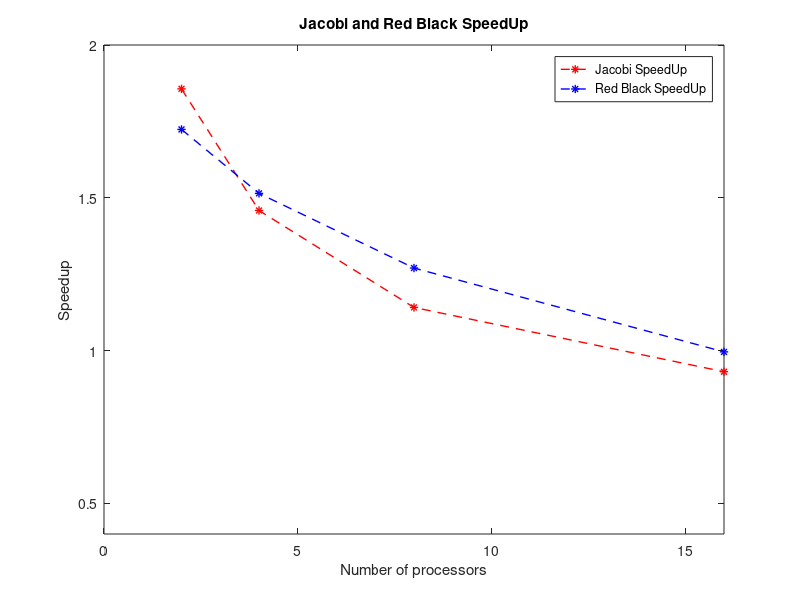
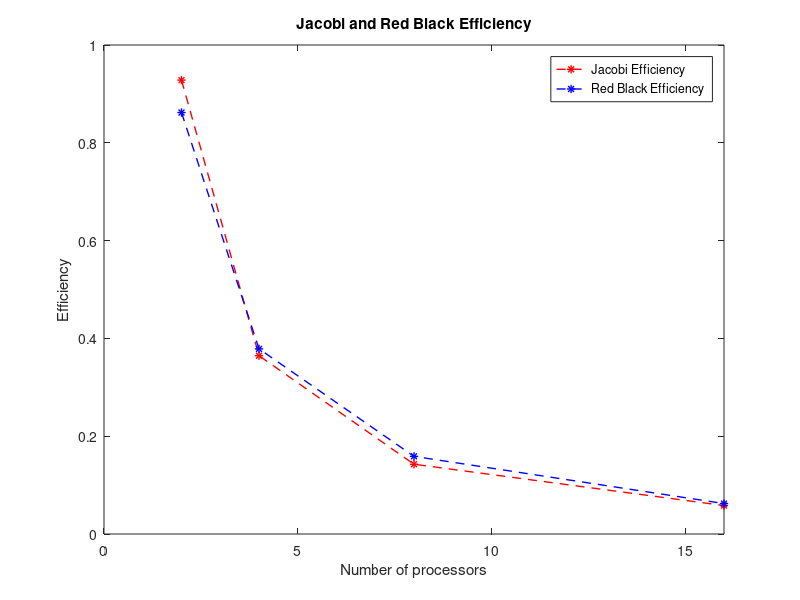

Recreate these plots in MATLAB, in order.
clc
clear
nproc = [2,4,8,16];
j_tseq = 2078.19;
j_time = [1119.43, 1424.88, 1820.9, 2232.21];
j_speedup = j_tseq./j_time;
j_efficiency = j_speedup./nproc;
gs_tseq = 1052.56;
gs_time = [610.614, 694.991, 828.622, 1056.92];
g_speedup = gs_tseq./gs_time;
g_efficiency = g_speedup./nproc;
figure
plot(nproc, j_speedup, 'r*--', 'LineWidth', 1);
xlabel('Number of processors');
ylabel('Speedup');
xlim([0,16]);
ylim([0.4, 2]);
hold on
plot(nproc, g_speedup, 'b*--', 'LineWidth', 1);
xlabel('Number of processors');
ylabel('Speedup');
legend('Jacobi SpeedUp', 'Red Black SpeedUp')
title('Jacobi and Red Black SpeedUp');

figure
plot(nproc, j_efficiency, 'r*--', 'LineWidth', 1);
xlabel('Number of processors');
ylabel('Efficiency');
xlim([0,16]);
hold on
plot(nproc, g_efficiency, 'b*--', 'LineWidth', 1);
xlabel('Number of processors');
ylabel('Efficiency');
legend('Jacobi Efficiency', 'Red Black Efficiency')
title('Jacobi and Red Black Efficiency');